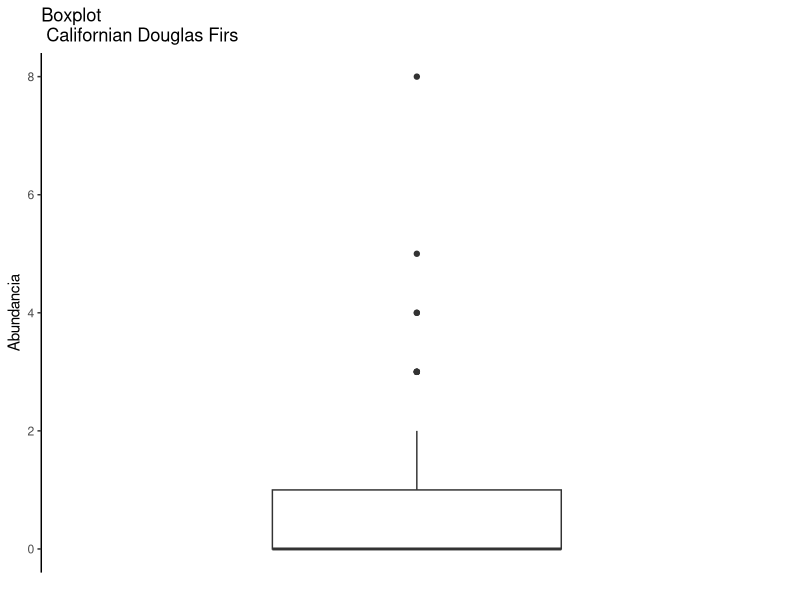
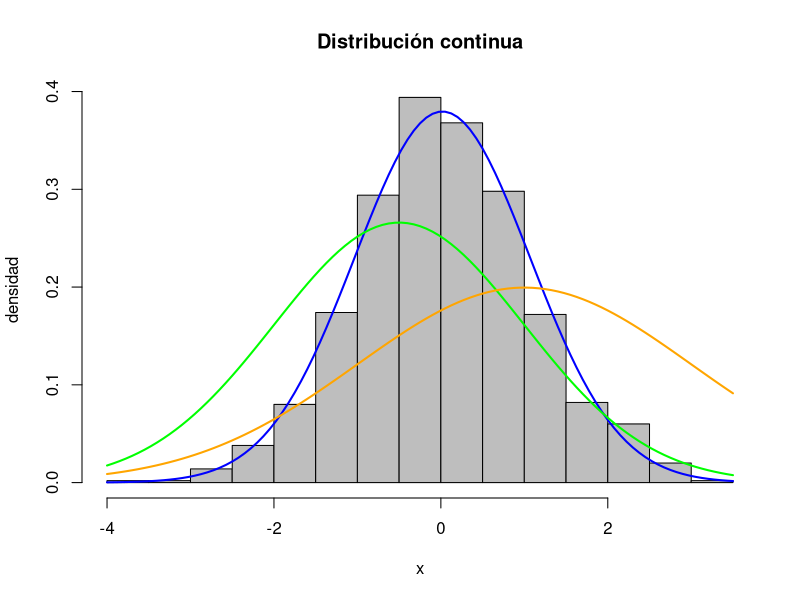
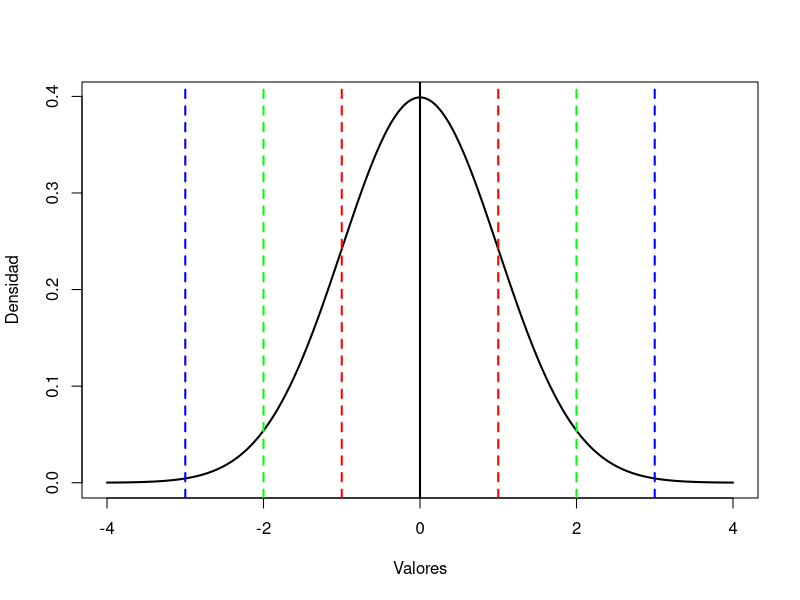
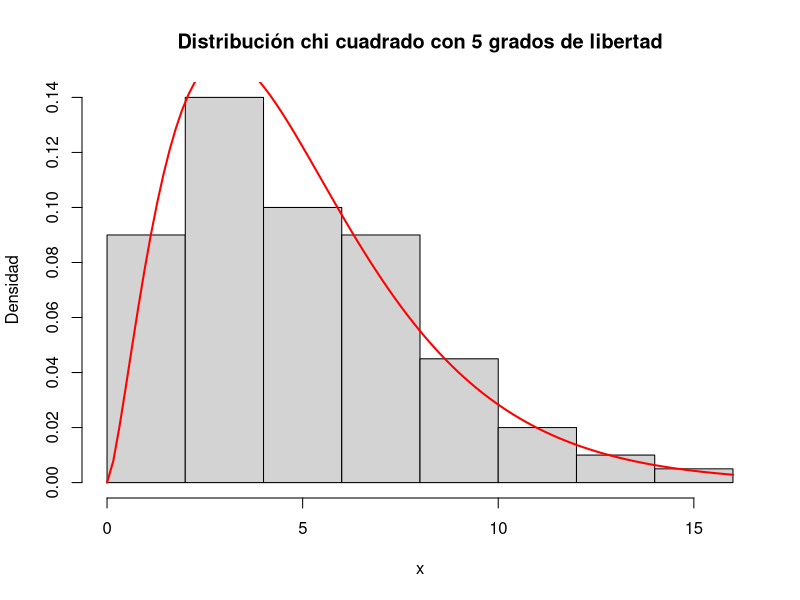
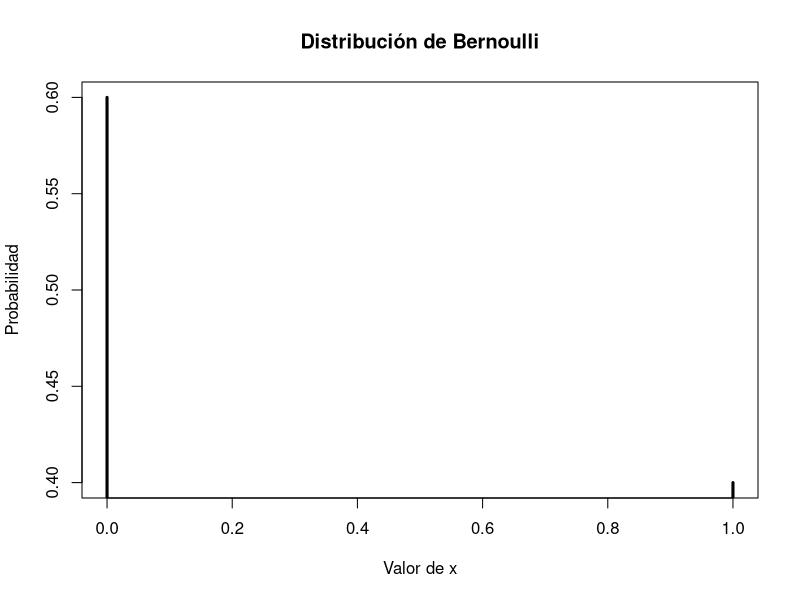
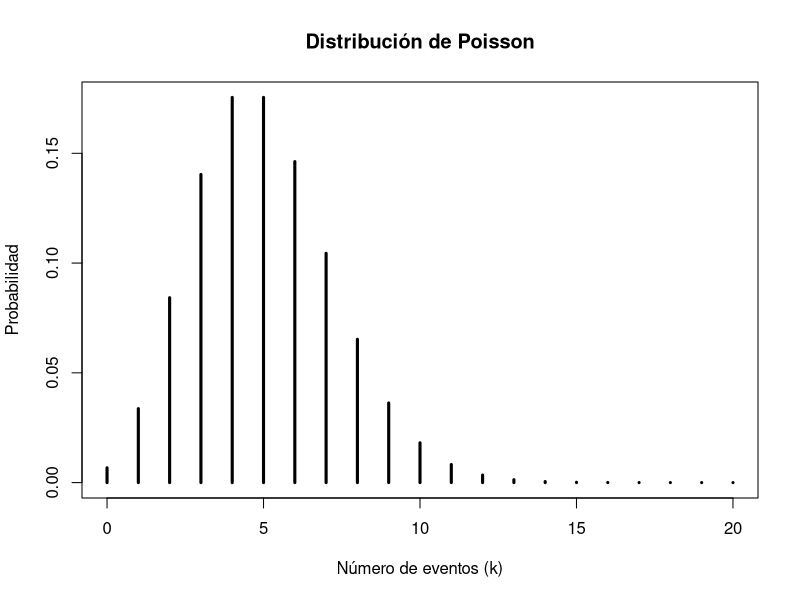

Here is the R script that generated these plots, in order:
## ---- chunk 1
library(ggplot2)

CALDOUF <- data.frame(CALDOUF = c(rep(0, 63), rep(1, 27), 2, rep(3, 5), rep(4, 2), 5, 8))

ggplot(data = CALDOUF, aes(y = CALDOUF))+
  geom_boxplot() +
  labs(title = "Boxplot\n Californian Douglas Firs",
       x = "",
       y= "Abundancia")+
  scale_x_discrete(breaks = NULL)+
  theme_classic()
## ---- chunk 2
datos_normales <- rnorm(1000)

media_normal <- mean(datos_normales)
desviacion_estandar_normal <- sd(datos_normales)

hist(datos_normales, breaks = 20, freq = FALSE, col = "gray", main = "Distribución continua", ylab = "densidad", xlab = "x")

curve(dnorm(x, mean = media_normal, sd = desviacion_estandar_normal), col = "blue", lwd = 2, add = TRUE)

curve(dnorm(x, mean = -0.5, sd = 1.5), col = "green", lwd = 2, add = TRUE)

curve(dnorm(x, mean = 1, sd = 2), col = "orange", lwd = 2, add = TRUE)

## ---- chunk 3

# Generar valores de la distribución normal
x <- seq(-4, 4, length.out = 1000)
y <- dnorm(x, mean = 0, sd = 1)

# Crear el gráfico
plot(x, y, type = "l", lwd = 2, xlab = "Valores", ylab = "Densidad")

# Dibujar las líneas de 1, 2 y 3 desviaciones estándar
abline(v = 0, lty = 1, lwd = 2, col = c("black"))
abline(v = c(-1, 1), lty = "dashed", lwd = 2, col = c("red"))
abline(v = c(-2, 2), lty = "dashed", lwd = 2, col = c("green"))
abline(v = c(-3, 3), lty = "dashed", lwd = 2, col = c("blue"))
## ---- chunk 4
# Generar una muestra aleatoria de la distribución chi cuadrado con 5 grados de libertad
x <- rchisq(100, df = 5)

# Visualizar la distribución
hist(x, breaks = 10, prob = TRUE,
     main = "Distribución chi cuadrado con 5 grados de libertad",
     xlab = "x", ylab = "Densidad")

# Dibujar la curva de la distribución teórica
curve(dchisq(x, df = 5), add = TRUE, col = "red", lwd = 2)

## ---- chunk 5
# Distribución de Bernoulli
p <- 0.4  # Probabilidad de éxito
prob_bernoulli <- dbinom(0:1, size = 1, prob = p)  # Probabilidades de Bernoulli
plot(0:1, prob_bernoulli, type = "h", lwd = 3, main = "Distribución de Bernoulli",
     xlab = "Valor de x", ylab = "Probabilidad")
## ---- chunk 6
# Distribución de Poisson
lambda <- 5  # Parámetro lambda
k <- 0:20   # Valores de k para calcular la probabilidad
prob_poisson <- dpois(k, lambda)  # Probabilidades de Poisson
plot(k, prob_poisson, type = "h", lwd = 3, main = "Distribución de Poisson",
     xlab = "Número de eventos (k)", ylab = "Probabilidad")
